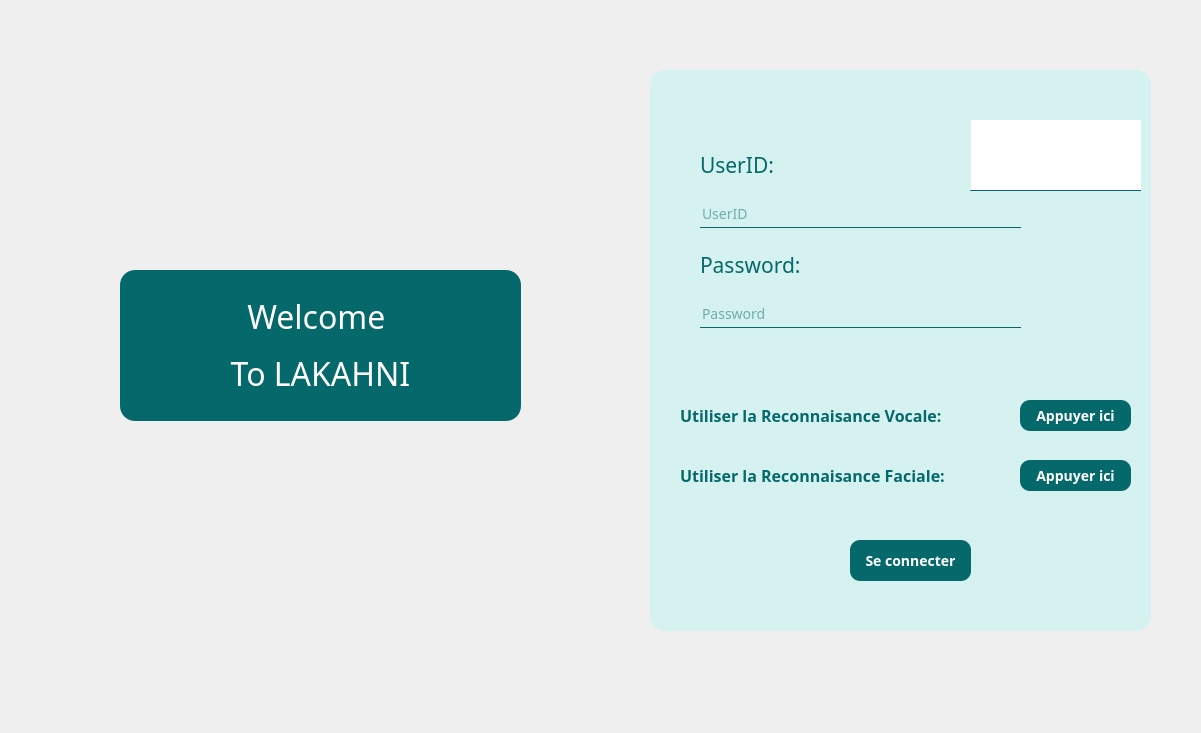
<?xml version="1.0" encoding="UTF-8"?>
<ui version="4.0">
 <class>log</class>
 <widget class="QDialog" name="log">
  <property name="geometry">
   <rect>
    <x>0</x>
    <y>0</y>
    <width>1201</width>
    <height>733</height>
   </rect>
  </property>
  <property name="windowTitle">
   <string>Dialog</string>
  </property>
  <property name="styleSheet">
   <string notr="true">
background-image: url(:/new/user/imgs/rtu.png);</string>
  </property>
  <widget class="QLabel" name="label_8">
   <property name="geometry">
    <rect>
     <x>0</x>
     <y>0</y>
     <width>161</width>
     <height>151</height>
    </rect>
   </property>
   <property name="text">
    <string/>
   </property>
   <property name="pixmap">
    <pixmap resource="images.qrc">:/new/user/imgs/Vaxhaven__6_-removebg-preview (1).png</pixmap>
   </property>
   <property name="scaledContents">
    <bool>true</bool>
   </property>
  </widget>
  <widget class="QLabel" name="label_6">
   <property name="geometry">
    <rect>
     <x>120</x>
     <y>270</y>
     <width>401</width>
     <height>151</height>
    </rect>
   </property>
   <property name="font">
    <font>
     <family>century gothic</family>
     <bold>false</bold>
    </font>
   </property>
   <property name="styleSheet">
    <string notr="true">color: rgb(255, 255, 255);
border-radius: 15px;
background: #05696b;</string>
   </property>
   <property name="text">
    <string>&lt;html&gt;&lt;head/&gt;&lt;body&gt;&lt;p align=&quot;center&quot;&gt;&lt;span style=&quot; font-size:24pt;&quot;&gt;Welcome &lt;/span&gt;&lt;/p&gt;&lt;p align=&quot;center&quot;&gt;&lt;span style=&quot; font-size:24pt;&quot;&gt;To LAKAHNI&lt;/span&gt;&lt;/p&gt;&lt;/body&gt;&lt;/html&gt;</string>
   </property>
  </widget>
  <widget class="QFrame" name="frame">
   <property name="geometry">
    <rect>
     <x>650</x>
     <y>70</y>
     <width>501</width>
     <height>561</height>
    </rect>
   </property>
   <property name="font">
    <font>
     <family>century gothic</family>
     <pointsize>-1</pointsize>
    </font>
   </property>
   <property name="styleSheet">
    <string notr="true">* {
    font-family: century gothic;
    font-size: 14px;
}

QFrame {
    background: #d5f1f0;
    border-radius: 15px;
}


QPushButton {
    background: #05696b;
    border-radius: 10px;
    color: white;
}

QLabel {
    color: #05696b;
}

QPushButton:hover {
    color: #034f50;
    border-radius: 15px;
    background: #a8e6e3;
}

QLineEdit {
    background: transparent;
    border: none;
    color: #05696b;
    border-bottom: 1px solid #05696b;
}
</string>
   </property>
   <property name="frameShape">
    <enum>QFrame::Shape::StyledPanel</enum>
   </property>
   <property name="frameShadow">
    <enum>QFrame::Shadow::Raised</enum>
   </property>
   <widget class="QLabel" name="label_7">
    <property name="geometry">
     <rect>
      <x>50</x>
      <y>80</y>
      <width>91</width>
      <height>31</height>
     </rect>
    </property>
    <property name="font">
     <font>
      <family>century gothic</family>
      <pointsize>-1</pointsize>
      <bold>false</bold>
     </font>
    </property>
    <property name="text">
     <string>&lt;html&gt;&lt;head/&gt;&lt;body&gt;&lt;p&gt;&lt;span style=&quot; font-size:16pt;&quot;&gt;UserID:&lt;/span&gt;&lt;/p&gt;&lt;/body&gt;&lt;/html&gt;</string>
    </property>
   </widget>
   <widget class="QLabel" name="label_9">
    <property name="geometry">
     <rect>
      <x>50</x>
      <y>180</y>
      <width>131</width>
      <height>31</height>
     </rect>
    </property>
    <property name="text">
     <string>&lt;html&gt;&lt;head/&gt;&lt;body&gt;&lt;p&gt;&lt;span style=&quot; font-size:16pt;&quot;&gt;Password:&lt;/span&gt;&lt;/p&gt;&lt;/body&gt;&lt;/html&gt;</string>
    </property>
   </widget>
   <widget class="QLabel" name="label_10">
    <property name="geometry">
     <rect>
      <x>30</x>
      <y>390</y>
      <width>331</width>
      <height>31</height>
     </rect>
    </property>
    <property name="font">
     <font>
      <family>century gothic</family>
      <pointsize>-1</pointsize>
      <bold>true</bold>
     </font>
    </property>
    <property name="text">
     <string>&lt;html&gt;&lt;head/&gt;&lt;body&gt;&lt;p&gt;&lt;span style=&quot; font-size:12pt;&quot;&gt;Utiliser la Reconnaisance Faciale:&lt;/span&gt;&lt;/p&gt;&lt;/body&gt;&lt;/html&gt;</string>
    </property>
   </widget>
   <widget class="QLineEdit" name="user_2">
    <property name="geometry">
     <rect>
      <x>50</x>
      <y>130</y>
      <width>321</width>
      <height>28</height>
     </rect>
    </property>
    <property name="inputMask">
     <string/>
    </property>
    <property name="text">
     <string/>
    </property>
    <property name="maxLength">
     <number>32767</number>
    </property>
    <property name="placeholderText">
     <string>UserID</string>
    </property>
   </widget>
   <widget class="QLineEdit" name="pswd_2">
    <property name="geometry">
     <rect>
      <x>50</x>
      <y>230</y>
      <width>321</width>
      <height>28</height>
     </rect>
    </property>
    <property name="inputMask">
     <string/>
    </property>
    <property name="text">
     <string/>
    </property>
    <property name="frame">
     <bool>true</bool>
    </property>
    <property name="echoMode">
     <enum>QLineEdit::EchoMode::Password</enum>
    </property>
    <property name="placeholderText">
     <string>Password</string>
    </property>
   </widget>
   <widget class="QPushButton" name="connect_2">
    <property name="geometry">
     <rect>
      <x>200</x>
      <y>470</y>
      <width>121</width>
      <height>41</height>
     </rect>
    </property>
    <property name="font">
     <font>
      <family>century gothic</family>
      <pointsize>-1</pointsize>
      <bold>true</bold>
     </font>
    </property>
    <property name="text">
     <string>Se connecter</string>
    </property>
    <property name="checkable">
     <bool>false</bool>
    </property>
   </widget>
   <widget class="QPushButton" name="recov_2">
    <property name="geometry">
     <rect>
      <x>370</x>
      <y>330</y>
      <width>111</width>
      <height>31</height>
     </rect>
    </property>
    <property name="font">
     <font>
      <family>century gothic</family>
      <pointsize>-1</pointsize>
      <bold>true</bold>
     </font>
    </property>
    <property name="text">
     <string>Appuyer ici</string>
    </property>
   </widget>
   <widget class="QLabel" name="label_12">
    <property name="geometry">
     <rect>
      <x>30</x>
      <y>330</y>
      <width>331</width>
      <height>31</height>
     </rect>
    </property>
    <property name="font">
     <font>
      <family>century gothic</family>
      <pointsize>-1</pointsize>
      <bold>true</bold>
     </font>
    </property>
    <property name="text">
     <string>&lt;html&gt;&lt;head/&gt;&lt;body&gt;&lt;p&gt;&lt;span style=&quot; font-size:12pt;&quot;&gt;Utiliser la Reconnaisance Vocale:&lt;/span&gt;&lt;/p&gt;&lt;/body&gt;&lt;/html&gt;</string>
    </property>
   </widget>
   <widget class="QPushButton" name="recof_2">
    <property name="geometry">
     <rect>
      <x>370</x>
      <y>390</y>
      <width>111</width>
      <height>31</height>
     </rect>
    </property>
    <property name="font">
     <font>
      <family>century gothic</family>
      <pointsize>-1</pointsize>
      <bold>true</bold>
     </font>
    </property>
    <property name="text">
     <string>Appuyer ici</string>
    </property>
   </widget>
   <widget class="QLineEdit" name="speechOutput_2">
    <property name="geometry">
     <rect>
      <x>310</x>
      <y>50</y>
      <width>181</width>
      <height>71</height>
     </rect>
    </property>
    <property name="styleSheet">
     <string notr="true">background-color: rgb(255, 255, 255);</string>
    </property>
   </widget>
   <widget class="QLabel" name="label_11">
    <property name="geometry">
     <rect>
      <x>150</x>
      <y>-50</y>
      <width>171</width>
      <height>181</height>
     </rect>
    </property>
    <property name="styleSheet">
     <string notr="true">background: #d5f1f0;</string>
    </property>
    <property name="text">
     <string/>
    </property>
    <property name="pixmap">
     <pixmap resource="images.qrc">:/new/user/imgs/Design_sans_titre__13_-removebg-preview.png</pixmap>
    </property>
    <property name="scaledContents">
     <bool>true</bool>
    </property>
   </widget>
  </widget>
 </widget>
 <resources>
  <include location="images.qrc"/>
 </resources>
 <connections/>
</ui>
